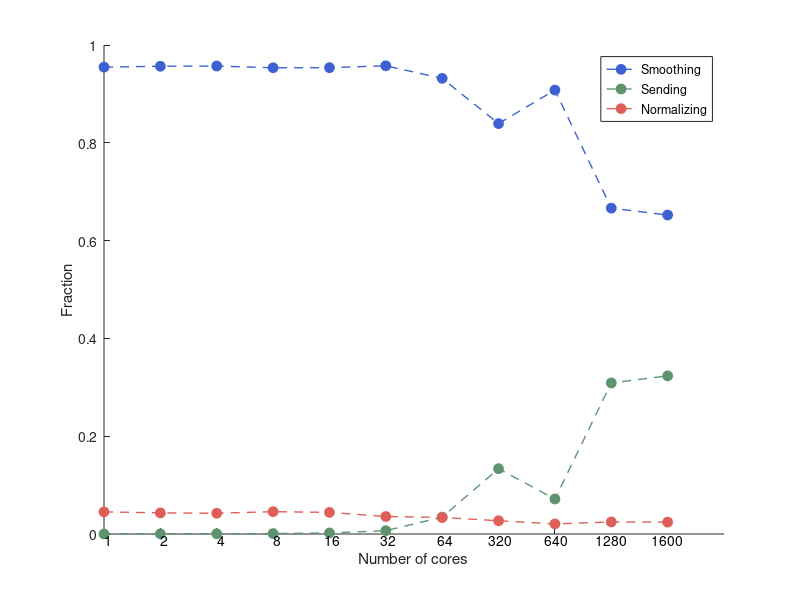

The MATLAB source for this figure:
clc; clear all; close all; 

% 20 x 20 blocks
% upscaling factor: 100


T_total = [
819.7
413.9
223.3
156.8
78.5000
39.29
19.77
3.97
1.931
0.8183
0.6506
];

T_jacobi = [
782.6
395.9
213.7
149.5
74.8600
37.62
18.42
3.332
1.753
0.5453
0.4244
];

T_send = [
0
0.1361
0.1197
0.1428
0.1683
0.2641
0.6817
0.5303
0.1382
0.2528
0.2104
];

T_norm = T_total - T_jacobi - T_send;



T_j_frac = T_jacobi./T_total

T_s_frac = T_send./T_total

T_n_frac = T_norm./T_total;


x = [
1
2
4
8
16
32
64
320
640
1280
1600
];


my_green_1 = [93 148 111] ./ 255;
my_green_2 = [87 160 37] ./ 255;

my_blue_1 = [61 97 209] ./ 255;
my_blue_2 = [89 89 224] ./ 255;

my_red_1 = [223 95 88] ./ 255;
my_red_2 = [193 8 23] ./ 255;



%FigHandle = figure('Position', [1200, 200, 500, 500]);
FigHandle = figure('Position', [1200, 200, 13*29, 11.5*29]);


xt = [0 1 2 3 4 5 6 7 8 9 10 ];
hold on; 
plot(xt, T_j_frac,'--o','Color',my_blue_1, 'LineWidth', 1, ...
   'MarkerSize', 7, 'MarkerEdgeColor', my_blue_1, 'MarkerFaceColor', my_blue_1); 
plot(xt,T_s_frac,'--o','Color',my_green_1, 'LineWidth', 1, ...
   'MarkerSize', 7, 'MarkerEdgeColor', my_green_1, 'MarkerFaceColor', my_green_1); 
plot(xt,T_n_frac,'--o','Color',my_red_1, 'LineWidth', 1, ...
   'MarkerSize', 7, 'MarkerEdgeColor', my_red_1, 'MarkerFaceColor', my_red_1); 

set(gca, 'XTickLabel',[])                    

yl = get(gca, 'YLim');
str = cellstr( num2str(x(:)) );      %# format x-ticks as 2^{xx}
hTxt = text(xt, yl(ones(size(xt))), str, ...   %# create text at same locations
    'Interpreter','tex', ...                   %# specify tex interpreter
    'VerticalAlignment','top', ...             %# v-align to be underneath
    'HorizontalAlignment','center' ); 




LEG1 = legend('Smoothing','Sending', 'Normalizing');
xlabel('Number of cores');
ylabel('Fraction');
axis([0,11,0,1]);
set(gca,'xtick',x);
set(gca,'ytick',[0:0.2:1]);
set(LEG1);


%{
set(gcf,'Units','inches');
screenposition = get(gcf,'Position');
set(gcf,...
    'PaperPosition',[0 0 screenposition(3:4)],...
    'PaperSize',[screenposition(3:4)]);
print -dpdf -painters epsFig
%}


